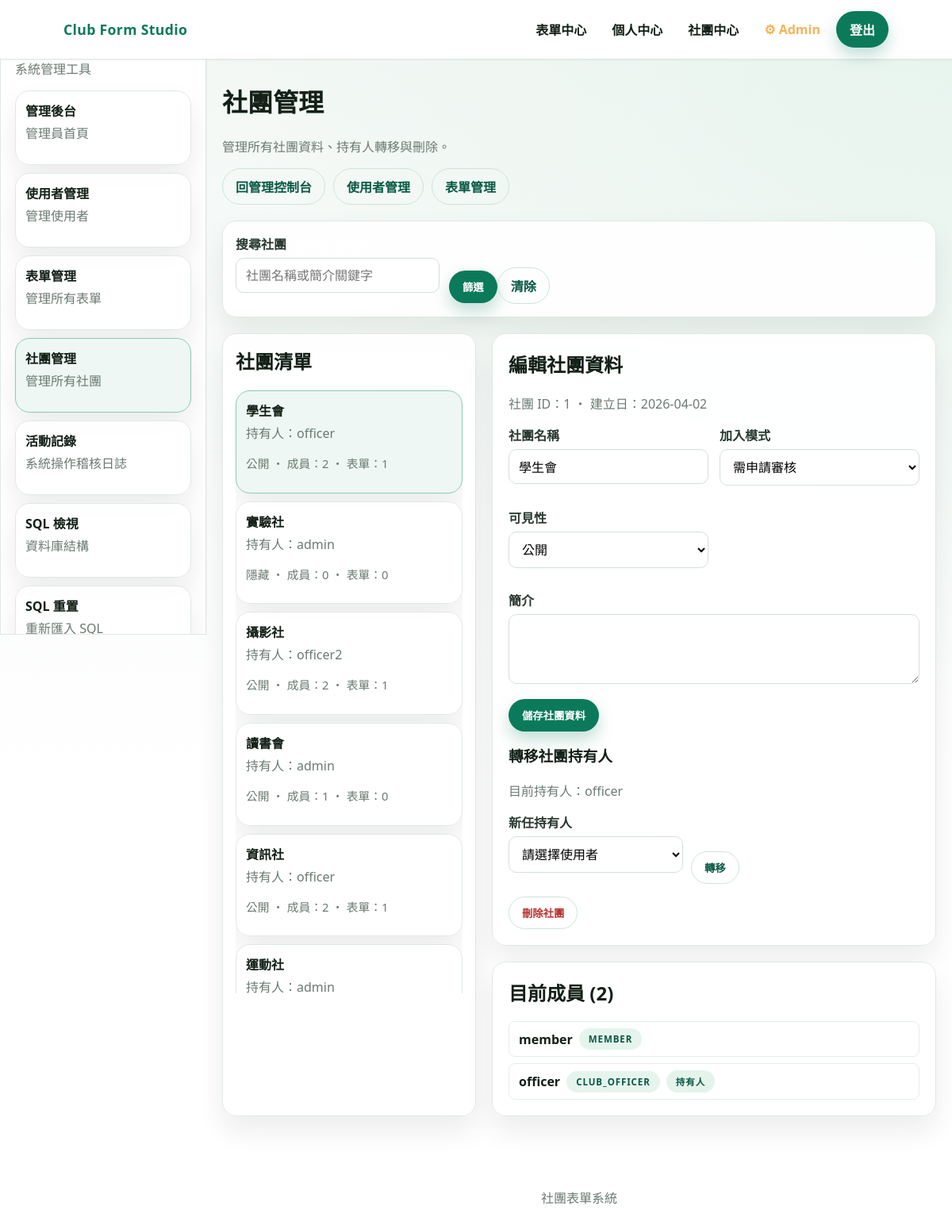
The app's page /admin/clubs_CRUD.php (signed in) with its own data.
### tables this page shows
CREATE TABLE clubs (
    id            INT PRIMARY KEY AUTO_INCREMENT      COMMENT '社團唯一識別碼',
    name          VARCHAR(100) UNIQUE NOT NULL        COMMENT '社團名稱，不可重複',
    description   TEXT                                COMMENT '社團簡介說明',
    join_mode     ENUM('open','request','invite_only')
                           DEFAULT 'request'          COMMENT '加入模式：open=開放加入, request=需申請審核, invite_only=僅限邀請',
    visibility    ENUM('public','private')
                           DEFAULT 'public'           COMMENT '可見性：public=公開顯示, private=隱藏',
    owner_user_id INT NOT NULL                        COMMENT '社團建立者（持有人），參照 users.id',
    created_at    TIMESTAMP DEFAULT CURRENT_TIMESTAMP COMMENT '社團建立時間',
    updated_at    TIMESTAMP DEFAULT CURRENT_TIMESTAMP
                           ON UPDATE CURRENT_TIMESTAMP COMMENT '最後更新時間',
    FOREIGN KEY (owner_user_id) REFERENCES users(id) ON DELETE RESTRICT,
    INDEX idx_owner (owner_user_id)
);

CREATE TABLE users (
    id          INT PRIMARY KEY AUTO_INCREMENT        COMMENT '使用者唯一識別碼',
    username    VARCHAR(50)  UNIQUE NOT NULL          COMMENT '登入帳號，不可重複',
    password    VARCHAR(255) NOT NULL                 COMMENT '密碼（SHA256 雜湊）',
    email       VARCHAR(100) UNIQUE NOT NULL          COMMENT '電子郵件，不可重複，用於密碼重設',
    role        ENUM('member','owner','club_officer','admin')
                         DEFAULT 'member'             COMMENT '系統層級身份：member=一般會員, owner=幹部, club_officer=社團持有人, admin=管理員',
    created_at           TIMESTAMP DEFAULT CURRENT_TIMESTAMP   COMMENT '帳號建立時間',
    updated_at           TIMESTAMP DEFAULT CURRENT_TIMESTAMP
                         ON UPDATE CURRENT_TIMESTAMP  COMMENT '最後更新時間',
    remember_token_hash  VARCHAR(64) NULL              COMMENT '記住我 Token 的 SHA256 雜湊（每個使用者僅保留最新一個，取代獨立的 remember_tokens 表）'
);

CREATE TABLE club_memberships (
    id         INT PRIMARY KEY AUTO_INCREMENT         COMMENT '關聯記錄唯一識別碼',
    user_id    INT NOT NULL                           COMMENT '使用者 ID，參照 users.id',
    club_id    INT NOT NULL                           COMMENT '社團 ID，參照 clubs.id',
    role       ENUM('member','owner','club_officer')
                        NOT NULL                      COMMENT '社團內角色：member=一般成員, owner=幹部, club_officer=持有人',
    created_at TIMESTAMP DEFAULT CURRENT_TIMESTAMP    COMMENT '加入時間',
    FOREIGN KEY (user_id) REFERENCES users(id) ON DELETE CASCADE,
    FOREIGN KEY (club_id) REFERENCES clubs(id) ON DELETE CASCADE,
    UNIQUE KEY uniq_membership (user_id, club_id),
    INDEX idx_club (club_id),
    INDEX idx_role (role)
);

### admin/clubs_CRUD.php (the view, shortened to what this page needs)
<?php
require __DIR__ . '/../includes/admin_auth.php';
$errors = [];
$search = isset($_GET['q']) ? trim($_GET['q']) : '';
$selected_id = isset($_GET['id']) ? (int) $_GET['id'] : 0;
$clubs_list = [];
$selected_club = null;
$selected_members = [];
$join_labels = ['open' => '開放加入', 'request' => '需申請審核', 'invite_only' => '僅限邀請'];
$visibility_labels = ['public' => '公開', 'private' => '隱藏'];
try {
    $query = 'SELECT c.*, u.username AS owner_name, (SELECT COUNT(*) FROM club_memberships WHERE club_id = c.id) AS member_count, (SELECT COUNT(*) FROM forms WHERE club_id = c.id) AS form_count FROM clubs c JOIN users u ON u.id = c.owner_user_id';
    $query .= ' ORDER BY c.created_at DESC, c.name ASC';
    $stmt = $pdo->prepare($query);
    $stmt->execute();
    $clubs_list = $stmt->fetchAll();
    if (!empty($clubs_list)) {
        if ($selected_id <= 0) {
            $selected_id = (int) $clubs_list[0]['id'];
        }
        $sel = $pdo->prepare('SELECT c.*, u.username AS owner_name FROM clubs c JOIN users u ON u.id = c.owner_user_id WHERE c.id = :id LIMIT 1');
        $sel->execute([':id' => $selected_id]);
        $selected_club = $sel->fetch();
        if ($selected_club) {
            $mem = $pdo->prepare('SELECT m.*, u.username FROM club_memberships m JOIN users u ON u.id = m.user_id WHERE m.club_id = :cid ORDER BY u.username ASC');
            $mem->execute([':cid' => $selected_id]);
            $selected_members = $mem->fetchAll();
        }
    }
} catch (Throwable $e) {
    $errors[] = '社團管理頁載入失敗，請稍後再試。';
}
?>
<!doctype html>
<html lang="zh-Hant">
    <head>
        <link rel="stylesheet" href="../css/app.css" />
    </head>
    <body>
        <?php $base_url = '../'; require __DIR__ . '/../includes/header.php'; ?>
        <?php require __DIR__ . '/../includes/right.php'; ?>
        <main class="section">
            <div class="container">
                <h1>社團管理</h1>
                <p class="muted">管理所有社團資料、持有人轉移與刪除。</p>
                <div style="display: flex; gap: 10px; flex-wrap: wrap; margin: 16px 0 20px">
                    <a class="btn btn-ghost" href="./admin_index.php">回管理控制台</a>
                    <a class="btn btn-ghost" href="./user_CRUD.php">使用者管理</a>
                    <a class="btn btn-ghost" href="./forms_CRUD.php">表單管理</a>
                </div>
                <div class="panel" style="padding: 16px; margin-bottom: 20px">
                    <form method="get" action="./clubs_CRUD.php" style="display: flex; gap: 12px; flex-wrap: wrap; align-items: end">
                        <div class="field" style="min-width: 220px">
                            <label for="q">搜尋社團</label>
                            <input id="q" name="q" value="<?php echo htmlspecialchars($search); ?>" placeholder="社團名稱或簡介關鍵字" />
                        </div>
                        <div><button class="btn btn-primary" type="submit">篩選</button><a class="btn btn-ghost" href="./clubs_CRUD.php">清除</a></div>
                    </form>
                </div>
                <div style="display: grid; gap: 20px; grid-template-columns: minmax(260px, 320px) minmax(0, 1fr)">
                    <aside class="panel" style="padding: 16px">
                        <h2 style="margin-top: 0">社團清單</h2>
                        <div style="display: grid; gap: 10px; max-height: 760px; overflow: auto">
                            <?php foreach ($clubs_list as $item) : ?>
                                <?php $active = ((int) $item['id'] === $selected_id); ?>
                                <a href="./clubs_CRUD.php?id=<?php echo (int) $item['id']; ?><?php echo $search !== '' ? '&q=' . urlencode($search) : ''; ?>" class="panel" style="padding: 12px; border-color: <?php echo $active ? '#8bc9b4' : '#e0e9e3'; ?>; background: <?php echo $active ? '#eef7f3' : 'rgba(255,255,255,0.95)'; ?>">
                                    <strong><?php echo htmlspecialchars($item['name']); ?></strong>
                                    <p class="muted" style="margin-top: 4px">持有人：<?php echo htmlspecialchars($item['owner_name']); ?></p>
                                    <p class="meta"><?php echo htmlspecialchars($visibility_labels[$item['visibility']] ?? $item['visibility']); ?> ・ 成員：<?php echo number_format((int) $item['member_count']); ?> ・ 表單：<?php echo number_format((int) $item['form_count']); ?></p>
                                </a>
                            <?php endforeach; ?>
                        </div>
                    </aside>
                    <section style="display: grid; gap: 20px">
                        <?php if (!$selected_club) : ?>
                            <div class="panel" style="padding: 20px"><p class="muted">請先從左側選擇一個社團。</p></div>
                        <?php else : ?>
                            <div class="panel" style="padding: 20px">
                                <h2 style="margin-top: 0">編輯社團資料</h2>
                                <p class="muted">社團 ID：<?php echo (int) $selected_club['id']; ?> ・ 建立日：<?php echo !empty($selected_club['created_at']) ? htmlspecialchars(date('Y-m-d', strtotime($selected_club['created_at']))) : ''; ?></p>
                                <form method="post" action="./clubs_CRUD.php<?php echo ($search !== '' ? '?q=' . urlencode($search) . '&id=' . (int) $selected_club['id'] : '?id=' . (int) $selected_club['id']); ?>">
                                    <div style="display: grid; gap: 14px; grid-template-columns: repeat(auto-fit, minmax(220px, 1fr))">
                                        <div class="field">
                                            <label for="name">社團名稱</label>
                                            <input id="name" name="name" required minlength="2" value="<?php echo htmlspecialchars($selected_club['name']); ?>" />
                                        </div>
                                        <div class="field">
                                            <label for="join_mode">加入模式</label>
                                            <select id="join_mode" name="join_mode">
                                                <?php foreach ($join_labels as $k => $v) : ?>
                                                    <option value="<?php echo $k; ?>" <?php echo $selected_club['join_mode'] === $k ? 'selected' : ''; ?>><?php echo htmlspecialchars($v); ?></option>
                                                <?php endforeach; ?>
                                            </select>
                                        </div>
                                        <div class="field">
                                            <label for="visibility">可見性</label>
                                            <select id="visibility" name="visibility">
                                                <?php foreach ($visibility_labels as $k => $v) : ?>
                                                    <option value="<?php echo $k; ?>" <?php echo $selected_club['visibility'] === $k ? 'selected' : ''; ?>><?php echo htmlspecialchars($v); ?></option>
                                                <?php endforeach; ?>
                                            </select>
                                        </div>
                                    </div>
                                    <div class="field" style="margin-top: 14px">
                                        <label for="description">簡介</label>
                                        <textarea id="description" name="description" rows="3"><?php echo htmlspecialchars($selected_club['description'] ?? ''); ?></textarea>
                                    </div>
                                    <div style="display: flex; gap: 10px; flex-wrap: wrap; margin-top: 8px">
                                        <button class="btn btn-primary" type="submit">儲存社團資料</button>
                                    </div>
                                </form>
                                <form method="post" action="./clubs_CRUD.php<?php echo ($search !== '' ? '?q=' . urlencode($search) . '&id=' . (int) $selected_club['id'] : '?id=' . (int) $selected_club['id']); ?>" style="margin-top: 16px">
                                    <h3 style="margin-top: 0">轉移社團持有人</h3>
                                    <p class="muted">目前持有人：<?php echo htmlspecialchars($selected_club['owner_name']); ?></p>
                                    <div style="display: flex; gap: 10px; flex-wrap: wrap; align-items: end; margin-top: 8px">
                                        <div class="field" style="min-width: 220px">
                                            <label for="new_owner_id">新任持有人</label>
                                            <select id="new_owner_id" name="new_owner_id" required>
                                                <option value="">請選擇使用者</option>
                                            </select>
                                        </div>
                                        <button class="btn btn-ghost" type="submit" onclick="return confirm('確定要轉移社團持有人嗎？');">轉移</button>
                                    </div>
                                </form>
                                <form method="post" action="./clubs_CRUD.php<?php echo $search !== '' ? '?q=' . urlencode($search) : ''; ?>" style="margin-top: 16px">
                                    <button class="btn btn-ghost" type="submit" onclick="return confirm('確定要刪除社團「<?php echo htmlspecialchars($selected_club['name'], ENT_QUOTES); ?>」嗎？所有相關成員、表單與活動記錄將一併刪除，此動作無法復原。');" style="color: #b33">刪除社團</button>
                                </form>
                            </div>
                            <div class="panel" style="padding: 20px">
                                <h2 style="margin-top: 0">目前成員 (<?php echo count($selected_members); ?>)</h2>
                                <?php if (empty($selected_members)) : ?>
                                    <p class="muted">尚無成員。</p>
                                <?php else : ?>
                                    <div style="display: grid; gap: 8px; margin-top: 12px">
                                        <?php foreach ($selected_members as $m) : ?>
                                            <div style="padding: 8px 12px; border: 1px solid #e4efe8; border-radius: 8px; display: flex; gap: 8px; align-items: center; flex-wrap: wrap">
                                                <strong><?php echo htmlspecialchars($m['username']); ?></strong>
                                                <span class="badge"><?php echo htmlspecialchars($m['role']); ?></span>
                                                <?php if ((int) $m['user_id'] === (int) $selected_club['owner_user_id']) : ?>
                                                    <span class="badge" style="background: #e4f4eb; color: #085944">持有人</span>
                                                <?php endif; ?>
                                            </div>
                                        <?php endforeach; ?>
                                    </div>
                                <?php endif; ?>
                            </div>
                        <?php endif; ?>
                    </section>
                </div>
            </div>
        </main>
        <footer class="footer container">社團表單系統</footer>
    </body>
</html>
<?php exit(); ?>

### css/base.css (style rules this page uses)
:root { --bg: #f2f7f4; --bg-soft: #e9f1ed; --card: #ffffff; --text: #132017; --muted: #6b7a72; --brand: #0b7a5a; --brand-strong: #085944; --accent: #f5b357; --border: #e0e9e3; --shadow: 0 18px 35px rgba(10, 24, 18, 0.08); --radius: 18px; --radius-sm: 12px; }
* { box-sizing: border-box; }
body { margin: 0; font-family: "Noto Sans TC", "IBM Plex Sans Thai", "Segoe UI", sans-serif; color: var(--text); background: radial-gradient( circle at top right, #e7f4ee 0%, rgba(231, 244, 238, 0) 45% ), linear-gradient(180deg, var(--bg) 0%, #ffffff 65%); min-height: 100vh; }
a { color: inherit; text-decoration: none; }
.muted { color: var(--muted); }
.meta { color: var(--muted); font-size: 0.92rem; margin-top: 8px; }
.container { max-width: 1040px; margin: 0 auto; padding: 0 20px; }
.section { padding: 8px 0 64px; }
.footer { padding: 26px 0 40px; text-align: center; color: var(--muted); }

### css/components.css (style rules this page uses)
.btn { display: inline-flex; align-items: center; justify-content: center; gap: 6px; padding: 10px 16px; border-radius: 999px; font-weight: 600; border: 1px solid transparent; transition: transform 0.2s ease, box-shadow 0.2s ease, background 0.2s ease, color 0.2s ease; }
.btn-primary { background: var(--brand); color: #ffffff; box-shadow: 0 10px 20px rgba(11, 122, 90, 0.25); }
.btn-ghost { background: transparent; color: var(--brand-strong); border-color: #cfe3da; }
.badge { display: inline-flex; align-items: center; padding: 6px 12px; border-radius: 999px; background: #e6f4ee; color: var(--brand-strong); font-size: 0.72rem; letter-spacing: 0.08em; font-weight: 700; text-transform: uppercase; }
.panel { background: rgba(255, 255, 255, 0.92); border-radius: var(--radius); border: 1px solid var(--border); box-shadow: var(--shadow); }
.field { margin-bottom: 14px; }
label { display: block; margin-bottom: 6px; font-weight: 600; color: #2a3a31; }
input, select, textarea { width: 100%; padding: 10px 12px; border: 1px solid #d4e0d9; border-radius: 10px; background: #ffffff; font: inherit; }

### records on screen
clubs: name "學生會", owner_user.username "officer", visibility "公開", member_count "2", form_count "1", id "1", created_at "2026-04-02", join_mode "需申請審核"
clubs: name "實驗社", owner_user.username "admin", visibility "隱藏", member_count "0", form_count "0"
clubs: name "攝影社", owner_user.username "officer2", visibility "公開", member_count "2", form_count "1"
clubs: name "讀書會", owner_user.username "admin", visibility "公開", member_count "1", form_count "0"
clubs: name "資訊社", owner_user.username "officer", visibility "公開", member_count "2", form_count "1"
clubs: name "運動社", owner_user.username "admin"
club_memberships: user.username "member", role "MEMBER"
club_memberships: user.username "officer", role "CLUB_OFFICER", shows "持有人"

### other values on screen
$right_note "系統管理工具"
$label "管理後台"
$description "管理員首頁"
$label "使用者管理"
$description "管理使用者"
$label "表單管理"
$description "管理所有表單"
$label "社團管理"
$description "管理所有社團"
$label "活動記錄"
$description "系統操作稽核日誌"
$label "SQL 檢視"
$description "資料庫結構"
$label "SQL 重置"
$description "重新匯入 SQL"
